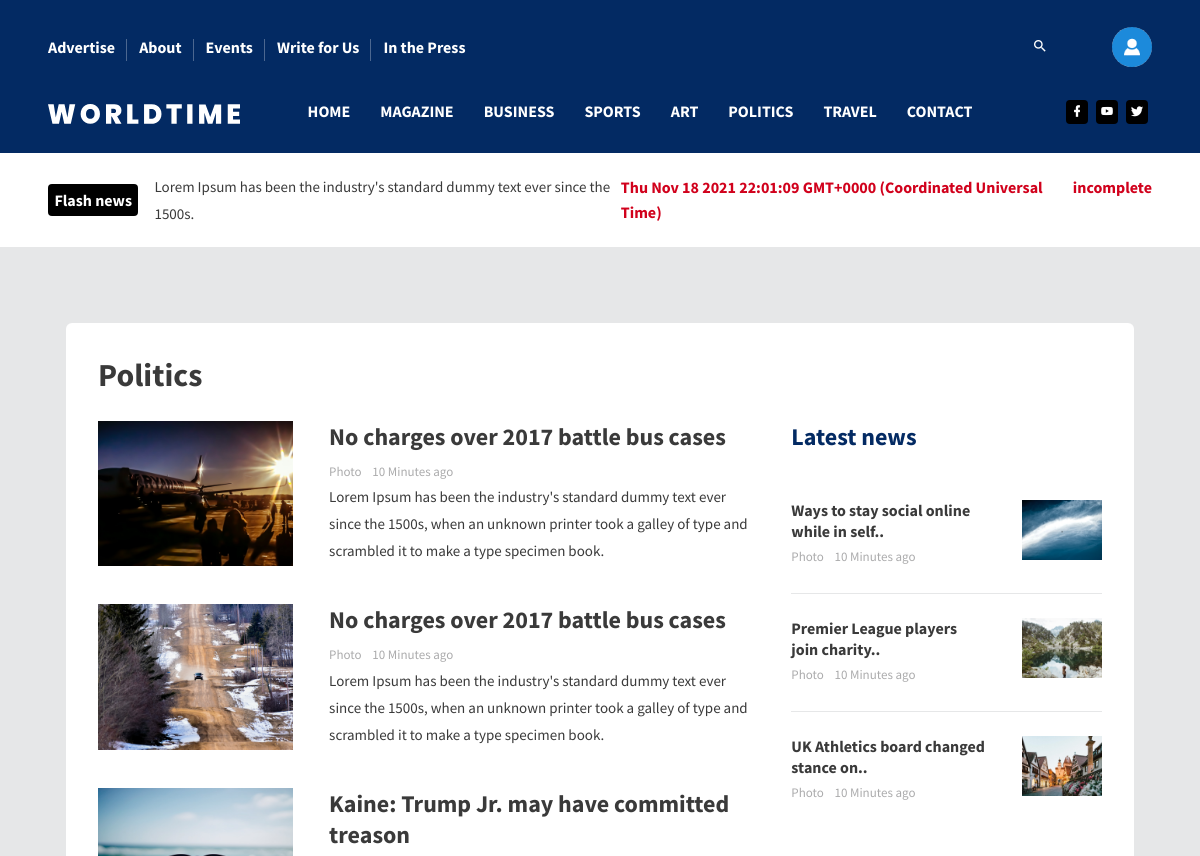
Before: /category/1 (signed in, upper part) with the older database file.
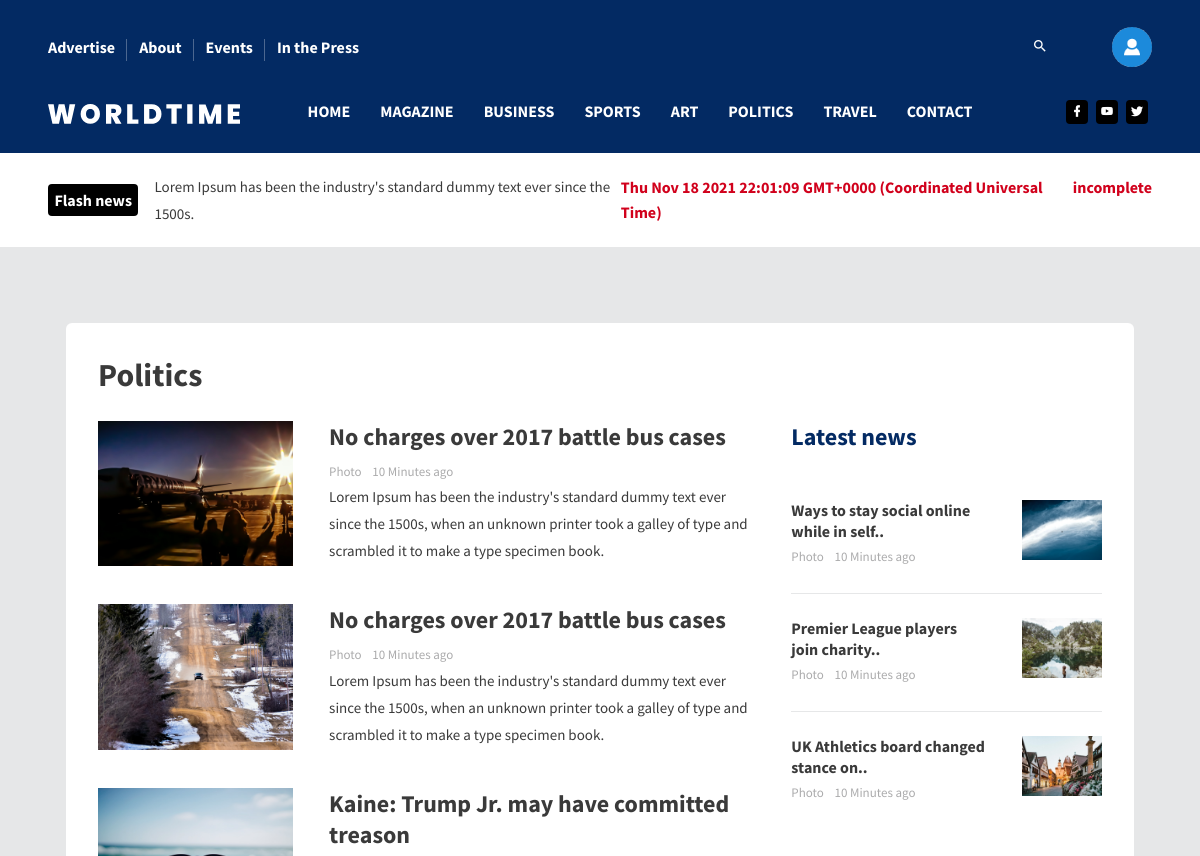
After: the same page with the newer database file.
### app/routes.py (the view)
@app.route('/category/<int:category_id>')
def categories(category_id):
    category = Categories.query.get_or_404(category_id)
    articles = category.articles
    return render_template('pages/categories.html',articles = articles,heading=category.categoryname)

### app/models.py (called while the page is built)
@login_manager.user_loader
def load_user(user_id):
    return Users.query.get(int(user_id))

### app/templates/pages/categories.html (shortened to what the changed rows need)
{% extends "layout.html" %}
{% block body %}
        <div class="content-wrapper">
          <div class="container">
            <div class="col-sm-12">
              <div class="card" data-aos="fade-up">
                <div class="card-body">
                  <div class="row">
                    <div class="col-sm-12">
                      <h1 class="font-weight-600 mb-4">
                        {{ heading }}
                      </h1>
                    </div>
                  </div>
                  <div class="row">
                    <div class="col-lg-8">
                      <div class="row">
                        <div class="col-sm-8 grid-margin">
                          <h2 class="font-weight-600 mb-2">
                            No charges over 2017 battle bus cases
                          </h2>
                        </div>
                      </div>
                      <div class="row">
                        <div class="col-sm-8 grid-margin">
                          <h2 class="font-weight-600 mb-2">
                            No charges over 2017 battle bus cases
                          </h2>
                        </div>
                      </div>
                      <div class="row">
                        <div class="col-sm-8 grid-margin">
                          <h2 class="font-weight-600 mb-2">
                            Kaine: Trump Jr. may have committed treason
                          </h2>
                        </div>
                      </div>
                    </div>
                    <div class="col-lg-4">
                      <h2 class="mb-4 text-primary font-weight-600">
                        Latest news
                      </h2>
                    </div>
                  </div>
                </div>
              </div>
            </div>
          </div>
        </div>
{% endblock body %}

### app/templates/layout.html (shortened to what the changed rows need)
<!DOCTYPE html>
<html lang="en">
<head>
  <link rel="stylesheet" href="https://maxcdn.bootstrapcdn.com/bootstrap/4.5.2/css/bootstrap.min.css">
  <link rel="stylesheet" href="https://use.fontawesome.com/releases/v5.7.0/css/all.css"
>
  <link rel="stylesheet" href="https://cdnjs.cloudflare.com/ajax/libs/font-awesome/4.7.0/css/font-awesome.min.css">
  <link rel="stylesheet"
    href="{{ url_for('static', filename = 'assets/vendors/mdi/css/materialdesignicons.min.css') }}" />
  <link rel="stylesheet" href="{{ url_for('static', filename = 'assets/vendors/aos/dist/aos.css/aos.css') }}" />
  <link rel="stylesheet" href="{{ url_for('static', filename = 'assets/css/style.css') }}">
  <link rel="stylesheet" href="{{ url_for('static', filename = 'assets/css/additional.css') }}">
</head>
<body style="background-color: #e6e7e8;">
  <div>
    <div class="container-scroller">
      <div class="main-panel">
        <header id="header">
          <div class="container">
            <nav class="navbar navbar-expand-lg navbar-light">
              <div class="navbar-top">
                <div class="d-flex justify-content-between align-items-center">
                  <ul class="navbar-top-left-menu">
                    {% if current_user.is_authenticated %}
                    {% if current_user.post_author == False %}
                    <li class="nav-item">
                      <a href="{{ url_for('writer_register') }}" class="nav-link">Write for Us</a>
                    </li>
                    {% endif %}
                    {% endif %}
                  </ul>
                </div>
              </div>
            </nav>
          </div>
        </header>
        {% block body %}{% endblock body %}
      </div>
    </div>
  </div>
</body>
</html>

Changed rows visible on the page:
changed Users: post_author False → True (drawn)
Other visible differences:
text no longer shown: "Write for Us"
